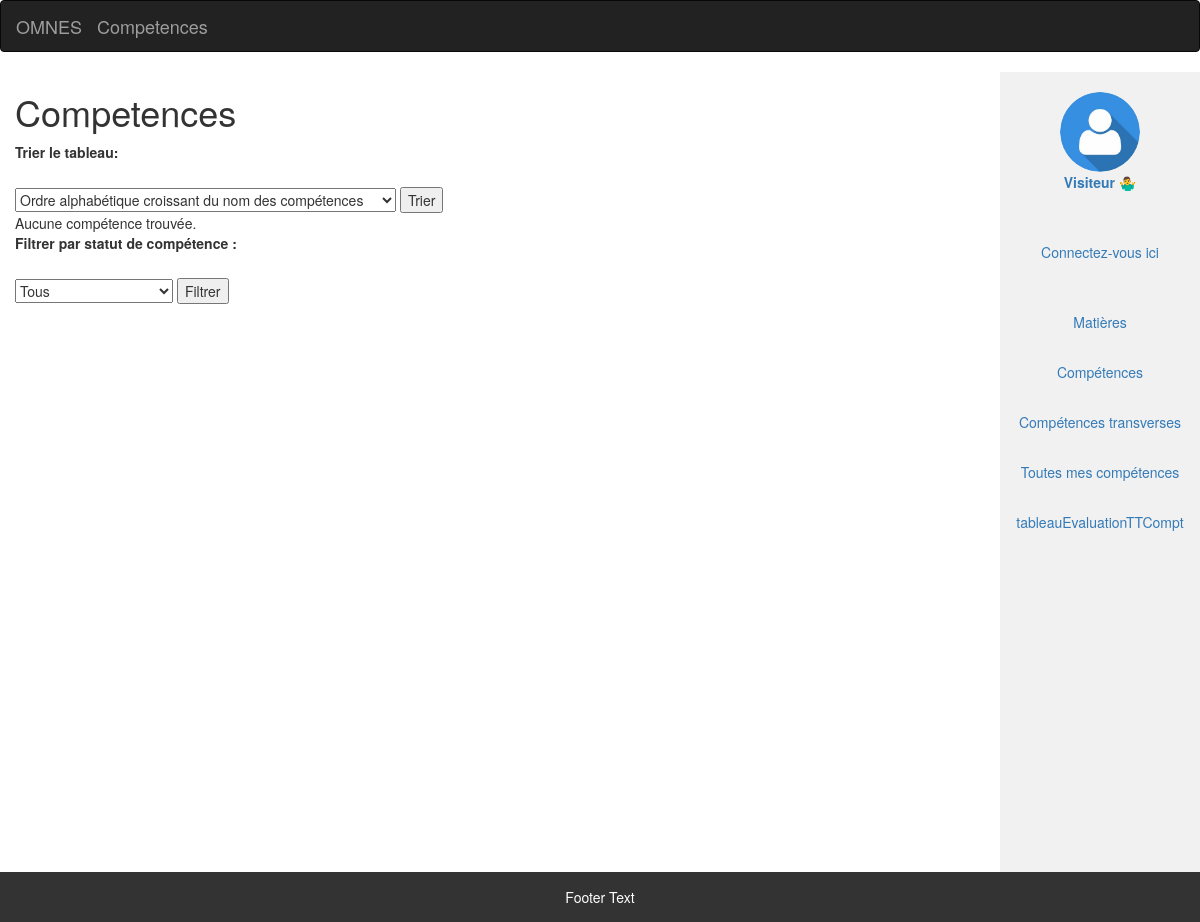
Page /competences.php on the earlier database version.
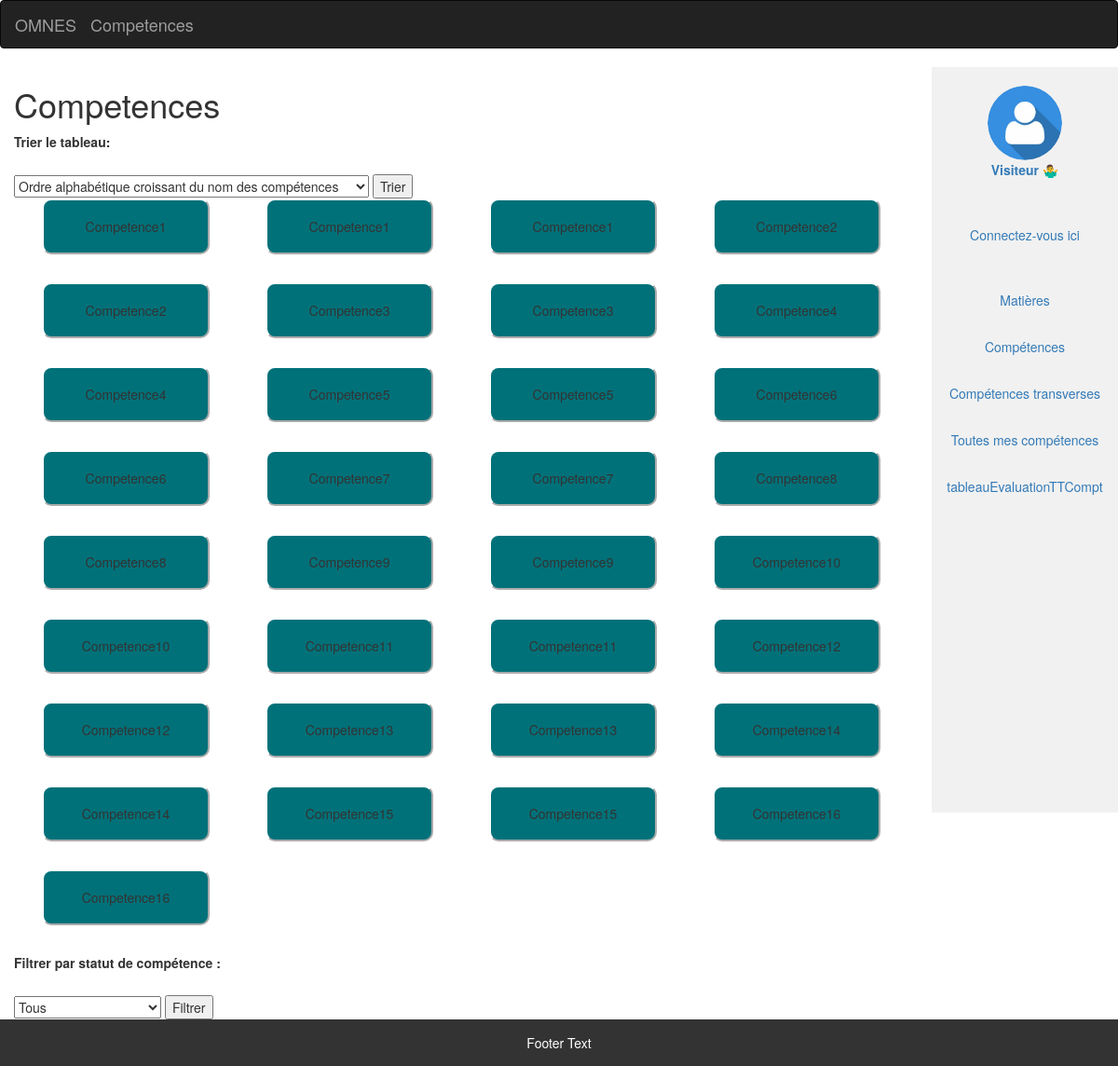
Same page on the later database version.
### tables this page shows
CREATE TABLE Competences
(
    id          INT AUTO_INCREMENT PRIMARY KEY,
    nom         VARCHAR(255) NOT NULL,
    description TEXT,
    type        ENUM('specifique', 'transverse') NOT NULL
);

### competences.php (the view, shortened to what the changed rows need)
<?php
$servername = "localhost";
$username = "root";
$password = "root";
$dbname = "Omnes MySkills";
$conn = new mysqli($servername, $username, $password, $dbname);
if (isset($_POST['submit'])) {
    $sort = isset($_POST['sort']) ? $_POST['sort'] : 'C.id ASC';
    switch ($sort) {
        case "croissant_competences":
            $orderBy = "C.nom ASC";
            break;
        case "decroissant_competences":
            $orderBy = "C.nom DESC";
            break;
        case "croissant_date":
            $orderBy = "A.date ASC";
            break;
        case "decroissant_date":
            $orderBy = "A.date DESC";
            break;
        default:
            $orderBy = "C.id ASC";
            break;
    }
} else {
    $orderBy = "C.id ASC";
}
$sql = "SELECT C.* FROM Competences C
        JOIN Autoevaluations A ON C.id = A.id_competence
        WHERE C.type = 'specifique'
        ORDER BY $orderBy";
$result = $conn->query($sql);
$competences = [];
if ($result && $result->num_rows > 0) {
    while ($row = $result->fetch_assoc()) {
        $competences[] = $row;
    }
}
?>
<!DOCTYPE html>
<html lang="fr">
<head>
    <link href="style1.css" rel="stylesheet" type="text/css" />
    <link rel="stylesheet" href="https://maxcdn.bootstrapcdn.com/bootstrap/3.4.1/css/bootstrap.min.css">
</head>
<body>
    <div class="container-fluid text-center">
        <div class="row content">
            <div class="col-sm-10 text-left">
                <h1>Competences</h1>
                <form method="POST" action="<?php echo $_SERVER["PHP_SELF"]; ?>" id="Barre_de_trie">
                    <label class="titreTrier" for="sort">Trier le tableau:</label><br></br>
                </form>
                <?php
                if (!empty($competences)) {
                    echo "<form method='post' action='tableauEvalutationSpecifique.php'>";
                    echo "<table>";
                    $nb_rectangles = 0;
                    foreach ($competences as $competence) {
                        echo "<td><button class='rectangle' name='cmptChoisie' value='" . $competence['id'] . "'>" . $competence['nom'] . "</button></td>";
                        $nb_rectangles++;
                        if ($nb_rectangles % 4 == 0) {
                            echo "</tr><tr>";
                        }
                    }
                    echo "</table>";
                    echo "</form>";
                } else {
                    echo "Aucune compétence trouvée.";
                }
                ?>
                <form method="POST" action="<?php echo $_SERVER["PHP_SELF"]; ?>" id="Barre_de_filtre3">
                    <label for="status">Filtrer par statut de compétence :</label><br></br>
                </form>
            </div>
            <div class="col-sm-2 sidenav">
                <a href="pageCompte.php"><img src='img/OIP.jpg' width="80" height="80" style="border-radius: 40px;" ;</a>
                    <br><br>
                    <?php
                    if (isset($_SESSION['type'])) {
                        echo '<p><a href="logout.php">Déconnectez-vous ici</a></p><br><br>';
                    } else {
                        echo '<p><a href="index.php">Connectez-vous ici</a></p><br><br>';
                    }
                    ?>
                    <p><a href="matieres.php">Matières</a></p><br>
                    <p><a href="competences.php">Compétences</a></p><br>
                    <p><a href="competences_transverses.php">Compétences transverses</a></p><br>
                    <p><a href="toutes_mes_competences.php">Toutes mes compétences</a></p><br>
                    <p><a href="pageCompetences.php">tableauEvaluationTTCompt</a></p><br>
            </div>
        </div>
    </div>
</body>
</html>

Differences in the rows shown:
now on this page (row edited): competences: $competence['id'] 1 (drawn), nom "Competence1"
now on this page (row edited): competences: $competence['id'] 2 (drawn), nom "Competence2"
now on this page (row edited): competences: $competence['id'] 3 (drawn), nom "Competence3"
now on this page (row edited): competences: $competence['id'] 4 (drawn), nom "Competence4"
now on this page (row edited): competences: $competence['id'] 5 (drawn), nom "Competence5"
now on this page (row edited): competences: $competence['id'] 6 (drawn), nom "Competence6"
now on this page (row edited): competences: $competence['id'] 7 (drawn), nom "Competence7"
now on this page (row edited): competences: $competence['id'] 8 (drawn), nom "Competence8"
now on this page (row edited): competences: $competence['id'] 9 (drawn), nom "Competence9"
now on this page (row edited): competences: $competence['id'] 10 (drawn), nom "Competence10"
now on this page (row edited): competences: $competence['id'] 11 (drawn), nom "Competence11"
now on this page (row edited): competences: $competence['id'] 12 (drawn), nom "Competence12"
now on this page (row edited): competences: $competence['id'] 13 (drawn), nom "Competence13"
now on this page (row unchanged): competences: $competence['id'] 14 (drawn), nom "Competence14"
now on this page (row edited): competences: $competence['id'] 15 (drawn), nom "Competence15"
now on this page (row edited): competences: $competence['id'] 16 (drawn), nom "Competence16"
Other differences:
text no longer shown: "Aucune compétence trouvée."
